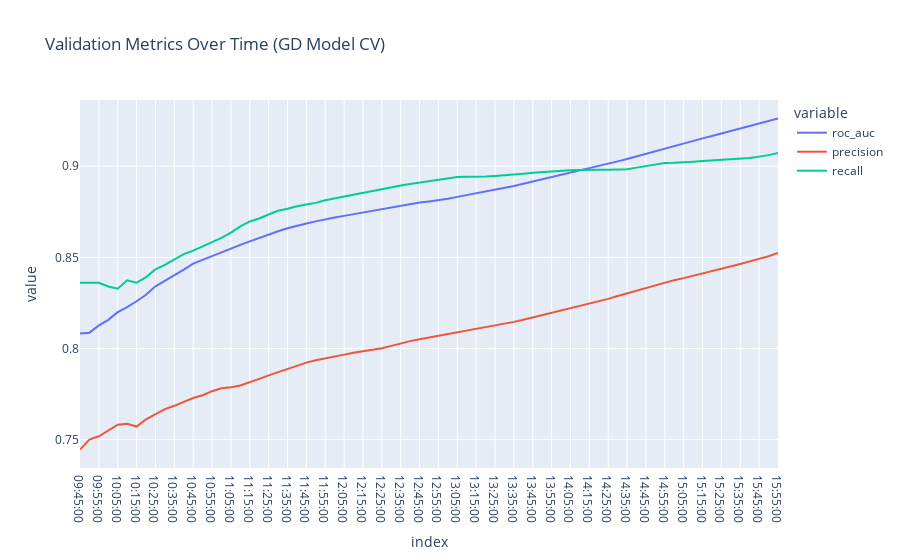

Source (notebook cell):
### Code cell
import datetime
import plotly.express as px

time_range = [datetime.time(hour, minute) for hour in range(9, 16) for minute in range(0, 60, 5)]
time_range = [x for x in time_range if x >= datetime.time(9,45)]
df_val = pd.DataFrame()
for t in time_range:
    X_val = X_test.loc[X_test['time'] <= t].copy()
    y_val = y_test.loc[X_val.index, 'green_day'].copy()

    y_pred_val = gd_model_cv.predict_proba(X_val)[:,-1]

    df_val.loc[t, [
        'roc_auc',
        'precision',
        'recall'
    ]] =  roc_auc_score(y_val, y_pred_val), precision_score(y_val, y_pred_val > 0.5), recall_score(y_val, y_pred_val > 0.5)


fig = px.line(df_val, title='Validation Metrics Over Time (GD Model CV)')
fig.show()
